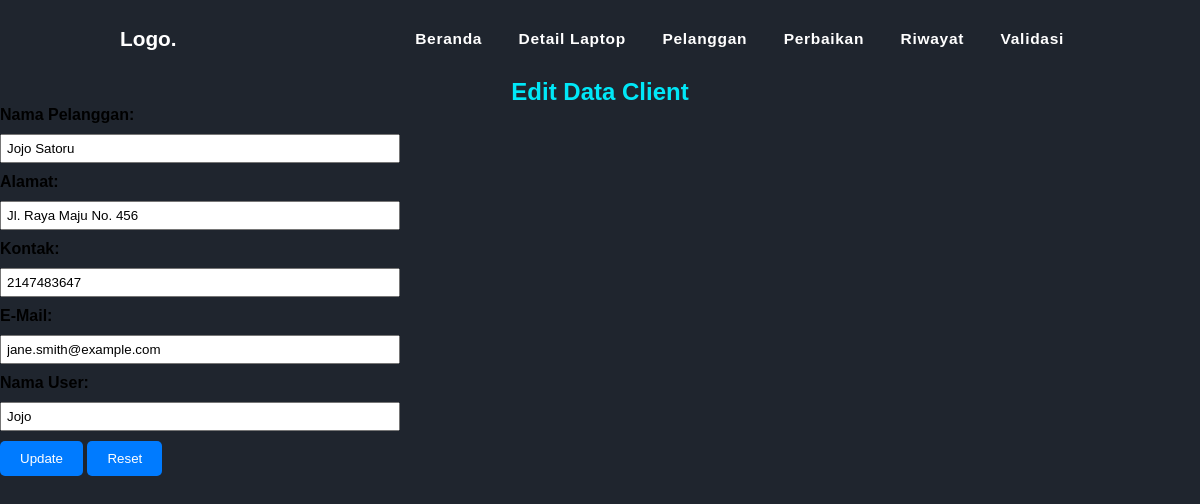
Screenshot of /servD/fixAdmin/edit_client.php?id=2 with the database file from the repository.
### tables this page shows
CREATE TABLE `pelanggan` (
  `id_user` int(10) NOT NULL,
  `nama` varchar(25) DEFAULT NULL,
  `alamat` varchar(50) DEFAULT NULL,
  `NomorKontak` int(12) DEFAULT NULL,
  `Email` varchar(25) DEFAULT NULL,
  `username` char(10) DEFAULT NULL,
  `katasandi` char(12) DEFAULT NULL,
  `peran` char(10) DEFAULT NULL
);

### servD/fixAdmin/edit_client.php (the view, shortened to what this page needs)
<?php
include "../koneksi.php";
if (isset($_GET['id'])) {
    $idUser = $_GET['id'];
    $query = "SELECT id_user, nama AS 'Nama Pelanggan', alamat AS 'Alamat', NomorKontak AS 'Kontak', Email AS 'E-Mail', username AS 'Nama User' FROM Pelanggan WHERE id_user = ?";
    $stmt = mysqli_prepare($link, $query);
    mysqli_stmt_bind_param($stmt, "i", $idUser);
    mysqli_stmt_execute($stmt);
    $result = mysqli_stmt_get_result($stmt);
    if (mysqli_num_rows($result) > 0) {
        $row = mysqli_fetch_assoc($result);
        ?>
        <html>
        <head>
            <?php include "menu.php"; ?>
            <link rel="stylesheet" href="style.css">
        </head>
        <body>
            <h2>Edit Data Client</h2>
            <form action="update_client.php" method="POST">
                <label for="nama">Nama Pelanggan:</label>
                <input type="text" name="nama" id="nama" value="<?php echo $row['Nama Pelanggan']; ?>"><br>
                <label for="alamat">Alamat:</label>
                <input type="text" name="alamat" id="alamat" value="<?php echo $row['Alamat']; ?>"><br>
                <label for="kontak">Kontak:</label>
                <input type="text" name="kontak" id="kontak" value="<?php echo $row['Kontak']; ?>"><br>
                <label for="email">E-Mail:</label>
                <input type="email" name="email" id="email" value="<?php echo $row['E-Mail']; ?>"><br>
                <label for="username">Nama User:</label>
                <input type="text" name="username" id="username" value="<?php echo $row['Nama User']; ?>"><br>
                <input type="submit" value="Update">
                <input type="reset" value="Reset">
            </form>
        </body>
        </html>
        <?php
    } else {
        echo "Data client tidak ditemukan.";
    }
} else {
    echo "ID client tidak diberikan.";
}
?>

### servD/fixAdmin/style.css (style rules this page uses)
* { margin: 0; padding: 0; }
body { font-family: 'Poppins', sans-serif; max-height: 100vh; background-color: #1F252E; }
h2 { color:#00E8F8; text-align: center; }
form { width: 400px; }
label { display: block; margin-bottom: 10px; font-weight: bold; }
input[type="text"], textarea, input[type="email"] { width: 100%; padding: 5px; margin-bottom: 10px; }
input[type="submit"], input[type="reset"] { padding: 10px 20px; background-color: #007bff; color: #fff; border: none; cursor: pointer; border-radius: 5px; }

### rows the page displays
pelanggan: nama "Jojo Satoru", alamat "Jl. Raya Maju No. 456", kontak "2147483647", email "jane.smith@example.com", username "Jojo"
